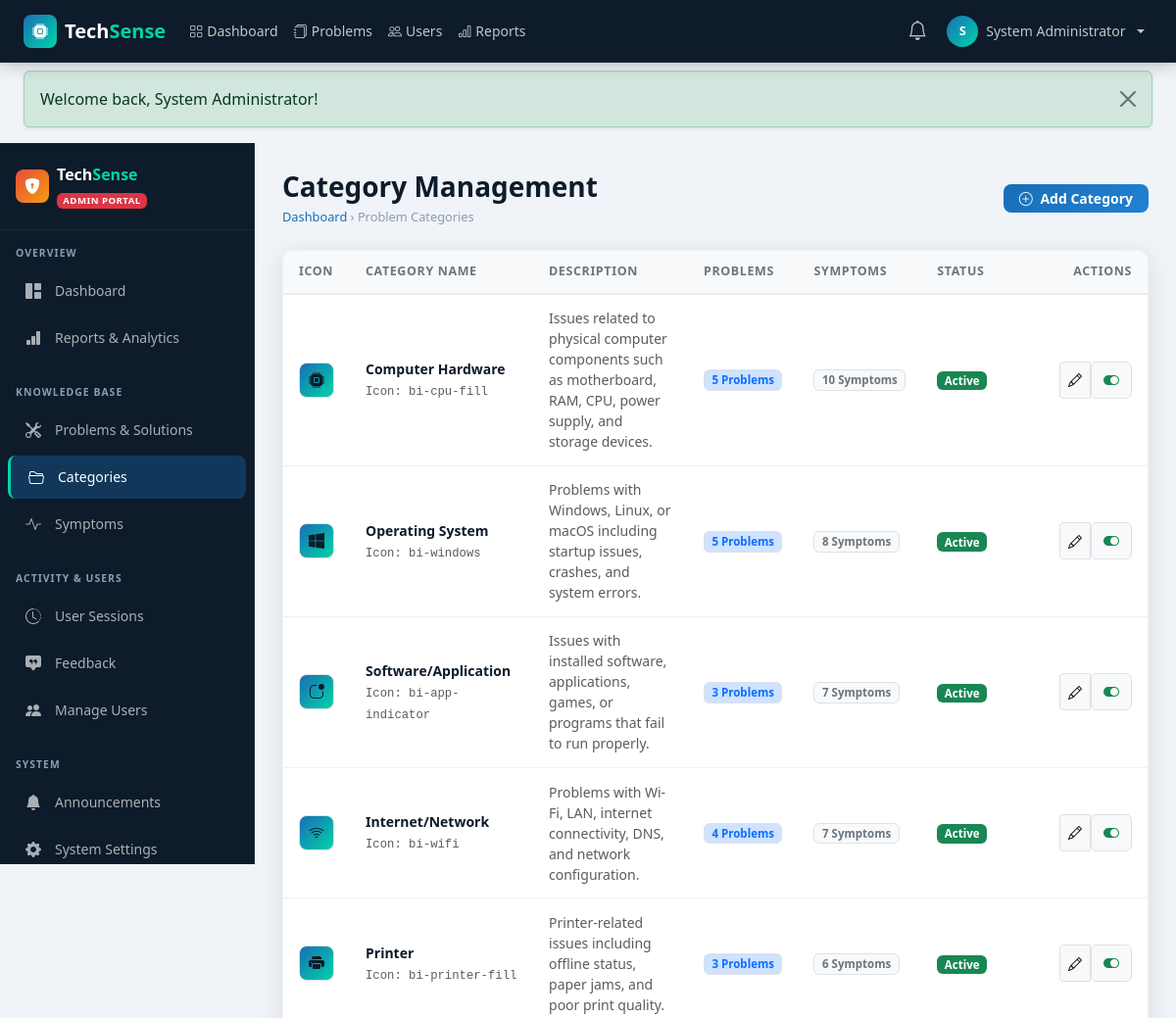
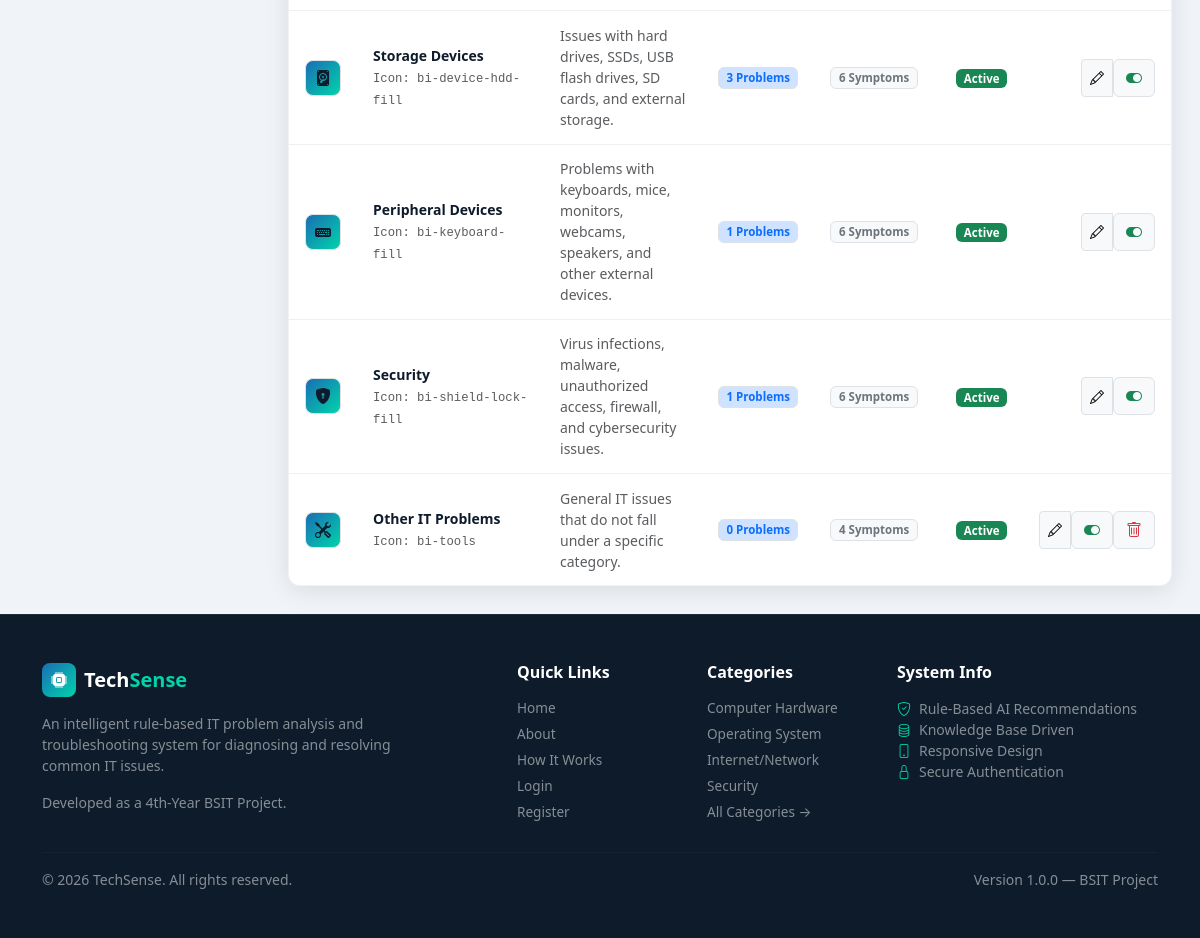
Screenshot of /admin/categories.php (signed in) with the database file from the repository (2 pictures, top to bottom).
### tables this page shows
CREATE TABLE IF NOT EXISTS categories (
    id INT AUTO_INCREMENT PRIMARY KEY,
    category_name VARCHAR(100) NOT NULL,
    description TEXT,
    icon VARCHAR(60) DEFAULT 'bi-cpu',
    status ENUM('active','inactive') DEFAULT 'active',
    created_at TIMESTAMP DEFAULT CURRENT_TIMESTAMP
);

### includes/functions.php (called while the page is built, shortened)
<?php
function e(string $str): string {
    return htmlspecialchars($str, ENT_QUOTES | ENT_SUBSTITUTE, 'UTF-8');
}

### admin/categories.php (the view, shortened to what this page needs)
<?php
require_once __DIR__ . '/../config/db.php';
require_once __DIR__ . '/../includes/functions.php';
$categories = $pdo->query("SELECT c.*,
                           (SELECT COUNT(*) FROM problems p WHERE p.category_id = c.id) as problem_count,
                           (SELECT COUNT(*) FROM symptoms s WHERE s.category_id = c.id) as symptom_count
                           FROM categories c
                           ORDER BY c.id ASC")->fetchAll();
require_once __DIR__ . '/../includes/header.php';
?>
<div class="ts-layout">
  <?php require_once __DIR__ . '/../includes/admin-sidebar.php'; ?>
  <main class="ts-content">
    <div class="d-flex flex-column flex-md-row justify-content-between align-items-md-center mb-4 gap-3">
      <div>
        <h1 class="h3 fw-bold text-navy mb-1">Category Management</h1>
        <div class="ts-breadcrumb">
          <a href="<?= BASE_URL ?>/admin/dashboard.php">Dashboard</a> &rsaquo;
          <span>Problem Categories</span>
        </div>
      </div>
      <div>
        <button class="btn btn-ts-primary btn-sm px-3" data-bs-toggle="modal" data-bs-target="#addCategoryModal">
          <i class="bi bi-plus-circle me-1"></i> Add Category
        </button>
      </div>
    </div>
    <div class="ts-card">
      <div class="ts-card-body p-0">
        <div class="table-responsive">
          <table class="ts-table mb-0">
            <thead>
              <tr>
                <th>Icon</th>
                <th>Category Name</th>
                <th>Description</th>
                <th>Problems</th>
                <th>Symptoms</th>
                <th>Status</th>
                <th class="text-end">Actions</th>
              </tr>
            </thead>
            <tbody>
              <?php foreach ($categories as $cat): ?>
                <tr>
                  <td>
                    <div class="ts-logo-icon bg-light text-navy border" style="width: 36px; height: 36px;">
                      <i class="bi <?= e($cat['icon'] ?: 'bi-tools') ?>"></i>
                    </div>
                  </td>
                  <td>
                    <div class="fw-semibold text-navy"><?= e($cat['category_name']) ?></div>
                    <code class="text-muted small">Icon: <?= e($cat['icon']) ?></code>
                  </td>
                  <td class="small text-muted" style="max-width: 300px;">
                    <?= e($cat['description']) ?>
                  </td>
                  <td>
                    <a href="<?= BASE_URL ?>/admin/problems.php?category=<?= $cat['id'] ?>"
                      class="badge bg-primary-subtle text-primary border text-decoration-none">
                      <?= $cat['problem_count'] ?> Problems
                    </a>
                  </td>
                  <td>
                    <a href="<?= BASE_URL ?>/admin/symptoms.php?category=<?= $cat['id'] ?>"
                      class="badge bg-light text-secondary border text-decoration-none">
                      <?= $cat['symptom_count'] ?> Symptoms
                    </a>
                  </td>
                  <td>
                    <span class="badge <?= $cat['status'] === 'active' ? 'bg-success' : 'bg-secondary' ?>">
                      <?= ucfirst($cat['status']) ?>
                    </span>
                  </td>
                  <td class="text-end">
                    <div class="btn-group btn-group-sm">
                      <button type="button" class="btn btn-light border"
                        onclick="openEditCategory(<?= htmlspecialchars(json_encode($cat)) ?>)" title="Edit Category">
                        <i class="bi bi-pencil"></i>
                      </button>
                      <form method="POST" action="<?= BASE_URL ?>/admin/categories.php" style="display:inline;">
                        <button type="submit" class="btn btn-light border" title="Toggle Status">
                          <i
                            class="bi <?= $cat['status'] === 'active' ? 'bi-toggle-on text-success' : 'bi-toggle-off text-muted' ?>"></i>
                        </button>
                      </form>
                      <?php if ($cat['problem_count'] == 0): ?>
                        <form method="POST" action="<?= BASE_URL ?>/admin/categories.php"
                          onsubmit="return confirm('Delete this category?');" style="display:inline;">
                          <button type="submit" class="btn btn-light border text-danger" title="Delete">
                            <i class="bi bi-trash"></i>
                          </button>
                        </form>
                      <?php endif; ?>
                    </div>
                  </td>
                </tr>
              <?php endforeach; ?>
            </tbody>
          </table>
        </div>
      </div>
    </div>
  </main>
</div>
<?php require_once __DIR__ . '/../includes/footer.php'; ?>

### assets/css/style.css (style rules this page uses)
:root { --ts-navy: #0d1b2a; --ts-navy-light: #1b2d42; --ts-navy-mid: #162236; --ts-blue: #1a6eb5; --ts-blue-light: #2181d4; --ts-accent: #00d4aa; --ts-accent-dark: #00b894; --ts-text: #e8ecf0; --ts-text-muted: #8b9db0; --ts-card-bg: #ffffff; --ts-border: rgba(255, 255, 255, 0.08); --ts-sidebar-w: 260px; --ts-navbar-h: 64px; --ts-radius: 12px; --ts-radius-sm: 8px; --ts-shadow: 0 4px 24px rgba(0, 0, 0, 0.10); --ts-shadow-lg: 0 8px 40px rgba(0, 0, 0, 0.16); }
*, *::before, *::after { box-sizing: border-box; }
body { font-family: 'Segoe UI', system-ui, -apple-system, sans-serif; background-color: #f0f4f8; color: #2c3e50; min-height: 100vh; display: flex; flex-direction: column; }
a { text-decoration: none; }
.ts-logo-icon { width: 34px; height: 34px; background: linear-gradient(135deg, var(--ts-blue), var(--ts-accent)); border-radius: 8px; display: inline-flex; align-items: center; justify-content: center; color: #fff; font-size: 1rem; }
.btn-ts-primary { background: linear-gradient(135deg, var(--ts-blue), var(--ts-blue-light)); border: none; color: #fff; font-weight: 600; border-radius: 8px; transition: all 0.2s; }
.ts-layout { display: flex; min-height: calc(100vh - var(--ts-navbar-h)); }
.ts-content { flex: 1; padding: 1.75rem; overflow-x: hidden; }
.ts-breadcrumb { font-size: 0.8rem; color: var(--ts-text-muted); }
.ts-breadcrumb a { color: var(--ts-blue); }
.ts-card { background: #fff; border-radius: var(--ts-radius); box-shadow: var(--ts-shadow); border: 1px solid rgba(0, 0, 0, 0.05); overflow: hidden; }
.ts-card-body { padding: 1.25rem; }
.ts-table { width: 100%; border-collapse: collapse; }
.ts-table th { background: #f8f9fa; font-size: 0.78rem; font-weight: 600; text-transform: uppercase; letter-spacing: 0.05em; color: #6c757d; padding: 0.75rem 1rem; border-bottom: 2px solid #e9ecef; }
.ts-table td { padding: 0.85rem 1rem; border-bottom: 1px solid #f0f0f0; font-size: 0.875rem; vertical-align: middle; }
.ts-table tr:last-child td { border-bottom: none; }
.badge { font-size: 0.72rem; padding: 0.35em 0.65em; border-radius: 6px; }
.text-navy { color: var(--ts-navy) !important; }

### rows the page displays
categories: category_name "Computer Hardware", icon "bi-cpu-fill", description "Issues related to physical computer components such as motherboard, RAM, CPU, power supply, and storage devices.", problem_count "5", symptom_count "10", status "Active"
categories: category_name "Operating System", icon "bi-windows", description "Problems with Windows, Linux, or macOS including startup issues, crashes, and system errors.", problem_count "5", symptom_count "8", status "Active"
categories: category_name "Software/Application", icon "bi-app-indicator", description "Issues with installed software, applications, games, or programs that fail to run properly.", problem_count "3", symptom_count "7", status "Active"
categories: category_name "Internet/Network", icon "bi-wifi", description "Problems with Wi-Fi, LAN, internet connectivity, DNS, and network configuration.", problem_count "4", symptom_count "7", status "Active"
categories: category_name "Printer", icon "bi-printer-fill", description "Printer-related issues including offline status, paper jams, and poor print quality.", problem_count "3", symptom_count "6", status "Active"
categories: category_name "Storage Devices", icon "bi-device-hdd-fill", description "Issues with hard drives, SSDs, USB flash drives, SD cards, and external storage.", problem_count "3", symptom_count "6", status "Active"
categories: category_name "Peripheral Devices", icon "bi-keyboard-fill", description "Problems with keyboards, mice, monitors, webcams, speakers, and other external devices.", problem_count "1", symptom_count "6", status "Active"
categories: category_name "Security", icon "bi-shield-lock-fill", description "Virus infections, malware, unauthorized access, firewall, and cybersecurity issues.", problem_count "1", symptom_count "6", status "Active"
categories: category_name "Other IT Problems", icon "bi-tools", description "General IT issues that do not fall under a specific category.", problem_count "0", symptom_count "4", status "Active"

### other values shown
substr($curUser['full_name'], 0, 1) "S"
$curUser['full_name'] "System Administrator"
$flash['message'] "Welcome back, System Administrator!"
